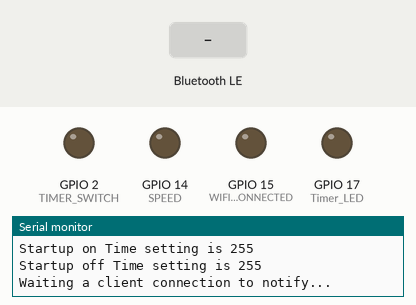
This sketch was run on a simulated ESP32. Parts: output pins drawn as LEDs (lit = HIGH), the last lines printed to the serial monitor. Inputs (shaded band) come from the test bench. EEPROM starts erased; nothing arrives over Bluetooth unless stated; a phone connects over Bluetooth LE 3 s after start.

Above: at 1.2 s.
1.3 s: Bluetooth LE write "1" received
At 4.0 s:
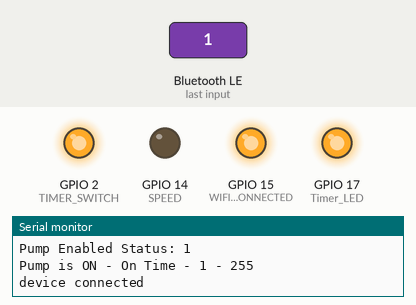
4.3 s: Bluetooth LE write "5" received
At 7.2 s:
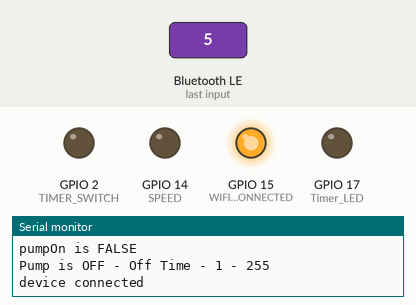
7.3 s: Bluetooth LE write "1" received
8.8 s: Bluetooth LE write "5" received
11.8 s: Bluetooth LE write "0" received
At 12.4 s:
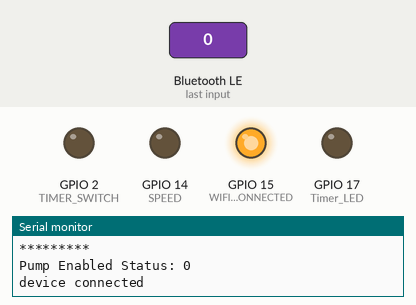
Timing chart, 0 to 14.3 s (numbered marks = the images above; inputs shaded):
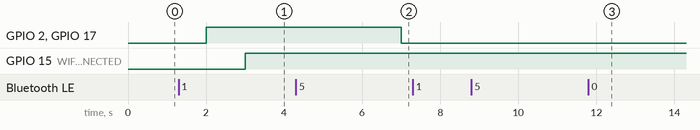

The sketch:

SeaArk_Livewell_Timer_v4.ino
```cpp
/*
    Video: https://www.youtube.com/watch?v=oCMOYS71NIU
    Based on Neil Kolban example for IDF: https://github.com/nkolban/esp32-snippets/blob/master/cpp_utils/tests/BLE%20Tests/SampleNotify.cpp
    Ported to Arduino ESP32 by Evandro Copercini
    updated by chegewara

   Create a BLE server that, once we receive a connection, will send periodic notifications.
   The service advertises itself as: 4fafc201-1fb5-459e-8fcc-c5c9c331914b
   And has a characteristic of: beb5483e-36e1-4688-b7f5-ea07361b26a8

   The design of creating the BLE server is:
   1. Create a BLE Server
   2. Create a BLE Service
   3. Create a BLE Characteristic on the Service
   4. Create a BLE Descriptor on the characteristic
   5. Start the service.
   6. Start advertising.

   A connect hander associated with the server starts a background task that performs notification
   every couple of seconds.
*/
#include <BLEDevice.h>
#include <BLEServer.h>
#include <BLEUtils.h>
//#include <BLE2902.h>
//#include <BLE2904.h>
#include <EEPROM.h>

BLEServer* pServer = NULL;
BLECharacteristic* pCharacteristicA = NULL;
BLECharacteristic* pCharacteristicB = NULL;
BLECharacteristic* pCharacteristicC = NULL;
BLECharacteristic* pCharacteristicD = NULL;

bool deviceConnected = false;
bool oldDeviceConnected = false;
uint32_t value = 0;
uint32_t onState = 1;

//These will need to be updated to the GPIO pins for each control circuit.
int POWER = 13; //13
int TIMER_SWITCH = 2;
//int WIFI_CONNECTION = 15; //15
int WIFI_CLIENT_CONNECTED = 15; //16
int Timer_LED = 17;  //17
int SPEED = 14;
int LEFT = 12;
int RIGHT = 13;
const int ANALOG_PIN = A0;

int onoff,powerOn,pumpEnabled = 0;

volatile byte switch_state = HIGH;
boolean pumpOn = false;
boolean timer_state = false;
boolean timer_started = false;
boolean wifi_state = false;
boolean wifi_client_conn = false;
boolean pumptimer = true;
int startup_state;

int time_on, time_off;

int characteristic_value;

int result;

//Timer variables
hw_timer_t * timer = NULL;

volatile int interruptCounter;
int totalInterruptCounter;
portMUX_TYPE timerMux = portMUX_INITIALIZER_UNLOCKED;

void IRAM_ATTR onTimer() {
  portENTER_CRITICAL_ISR(&timerMux);
  interruptCounter++;
  portEXIT_CRITICAL_ISR(&timerMux);

}
int time_on_value;  //number of ON minutes store in EEPROM
int time_off_value; //number of OFF minutes store in EEPROM
int ontime;   //On time setting from mobile web app
int offtime;  //Off time setting from mobile web app

// See the following for generating UUIDs:
// https://www.uuidgenerator.net/

#define SERVICE_UUID        "4fafc201-1fb5-459e-8fcc-c5c9c331914b"      //Livewell_Timer_Service_CBUUID
#define CHARACTERISTIC_A_UUID "beb5483e-36e1-4688-b7f5-ea07361b26a6"    //Livewell_OnOff_Switch_Characteristic_CBUUID
#define CHARACTERISTIC_B_UUID "beb5483e-36e1-4688-b7f6-ea07361b26b7"    //Livewell_OFFTIME_Characteristic_CBUUID
#define CHARACTERISTIC_C_UUID "beb5483e-36e1-4688-b7f7-ea07361b26c8"    //Livewell_ONTIME_Characteristic_CBUUIDD
#define CHARACTERISTIC_D_UUID "beb5483e-36e1-4688-b7f8-ea07361b26d9"    //Livewell_TIMER_Characteristic_CBUUID

class pumpEnableCallback: public BLECharacteristicCallbacks {
    void onWrite(BLECharacteristic *pCharacteristic) {
      std::string value = pCharacteristic->getValue();
      Serial.println("Characteristic Callback");
      if (value.length() > 0) {
        Serial.println("*********");
        Serial.print("Pump Enabled State: ");

        char Str[] = {value[0], value[1], value[2], value[3], value[4]};

        Serial.println(atoi(Str));
        pumpEnabled = atoi(Str);
        Serial.println();
        Serial.println("*********");

        if (pumpEnabled == 1)
                  {
                    startup_state = 1;
                    EEPROM.write(0,startup_state);
                    EEPROM.commit();
                    byte value = EEPROM.read(0);
                    Serial.println("Pump Enabled Status: " + String(value));
                    //timer_state = true;
                    pumpOn = true;
                    //digitalWrite(Timer_LED, HIGH);
                    //digitalWrite(TIMER_SWITCH, HIGH);
                  }
         if (pumpEnabled == 0)
                  {
                    startup_state = 0;
                    EEPROM.write(0,startup_state);
                    EEPROM.commit();
                    byte value = EEPROM.read(0);
                    Serial.println("Pump Enabled Status: " + String(value));
                    //timer_state = false;
                    //pumpOn = false;
                    //digitalWrite(Timer_LED, LOW);
                    //digitalWrite(TIMER_SWITCH, LOW);
                  }
      }
    };
};

class MyServerCallbacks: public BLEServerCallbacks {
    void onConnect(BLEServer* pServer) {
      deviceConnected = true;
    };

    void onDisconnect(BLEServer* pServer) {
      deviceConnected = false;
    }
};

class offTimeCallback: public BLECharacteristicCallbacks {
    void onWrite(BLECharacteristic *pCharacteristic) {
      std::string value = pCharacteristic->getValue();
      Serial.println("Characteristic Callback");
      if (value.length() > 0) {
        Serial.println("*********");
        Serial.print("Off Time New value: ");

        char Str[] = {value[0], value[1], value[2], value[3], value[4]};

        Serial.println(atoi(Str));
        time_off = atoi(Str);
        Serial.printf("Off Time = ");
        //offtime = time_off;
        Serial.println(time_off);
        EEPROM.write(2,time_off);
        EEPROM.commit();
        delay(500);
        byte value = EEPROM.read(2);
        Serial.println("Off Time stored in EEPROM " + String(value));
        Serial.println();
        Serial.println("*********");
      }
    };
};


class onTimeCallback: public BLECharacteristicCallbacks {
    void onWrite(BLECharacteristic *pCharacteristic) {
      std::string value = pCharacteristic->getValue();
      Serial.println("OT - Characteristic Callback");
      if (value.length() > 0) {
        Serial.println("*********");
        Serial.print("On Time New value: ");

        char Str[] = {value[0], value[1], value[2], value[3], value[4]};

        Serial.println(atoi(Str));
        time_on = atoi(Str);
        Serial.print("On Time = ");
        //ontime = time_on;
        Serial.println(time_on);
        EEPROM.write(1,time_on);
        EEPROM.commit();
        delay(500);
        byte value = EEPROM.read(2);
        Serial.println("On Time Stored in EEPROM " + String(value));
        Serial.println();
        Serial.println("*********");
      }
    };
};

class timerCallback: public BLECharacteristicCallbacks {
    void onWrite(BLECharacteristic *pCharacteristic) {
      std::string value = pCharacteristic->getValue();
      Serial.println("T - Characteristic Callback");
      if (value.length() > 0) {
        Serial.println("*********");
        Serial.print("On Time New value: ");

        char Str[] = {value[0], value[1], value[2], value[3], value[4]};

        Serial.println(atoi(Str));
        offtime = atoi(Str);
        Serial.println();
        Serial.println("*********");
     }
    };
};

void setup() {

  pinMode(POWER, OUTPUT);
  //pinMode(TIMER_SWITCH, OUTPUT);
  //pinMode(WIFI_CONNECTION, OUTPUT);
  pinMode(WIFI_CLIENT_CONNECTED, OUTPUT);
  pinMode(Timer_LED, OUTPUT);
  pinMode(SPEED, OUTPUT);

  digitalWrite(POWER, LOW);
  //digitalWrite(TIMER_SWITCH, LOW);
  //digitalWrite(WIFI_CONNECTION, HIGH);
  digitalWrite(WIFI_CLIENT_CONNECTED, LOW);
  digitalWrite(Timer_LED, LOW);
  digitalWrite(SPEED, LOW);

  Serial.begin(115200);

  Serial.println("Start up state of pump is OFF");
  timer_state = false;
  pumpOn = false;
  pinMode(TIMER_SWITCH, OUTPUT);
  digitalWrite(TIMER_SWITCH, LOW);
  digitalWrite(Timer_LED, LOW);

  EEPROM.begin(3); //Index of three for - On/Off state 1 or 0, OnTime value, OffTime value

  //Determine the value set for ON Time in EEPROM
  time_on_value = EEPROM.read(1);
  if (time_on_value > 0)
  {
    //ontime = ontime_value;
    time_on = time_on_value;
    Serial.println("Startup on Time setting is " + String(time_on));
  }

  //Determine the value set for OFF Time inEEPROM
  time_off_value = EEPROM.read(2);
  if (time_off_value > 0)
  {
    //offtime = offtime_value;
    time_off = time_off_value;
    Serial.println("Startup off Time setting is " + String(time_off));
  }

  //Setup timer interrupt
  timer = timerBegin(0, 80, true);
  timerAttachInterrupt(timer, &onTimer, true);
  timerAlarmWrite(timer, 1000000, true);
  timerAlarmEnable(timer);

  // Create the BLE Device
  BLEDevice::init("SArkT");

  // Create the BLE Server
  pServer = BLEDevice::createServer();
  pServer->setCallbacks(new MyServerCallbacks());

  // Create the BLE Service
  BLEService *pService = pServer->createService(SERVICE_UUID);

  // Create a BLE Characteristic A
  pCharacteristicA = pService->createCharacteristic(
                      CHARACTERISTIC_A_UUID,
                      BLECharacteristic::PROPERTY_READ   |
                      BLECharacteristic::PROPERTY_WRITE_NR |
                      BLECharacteristic::PROPERTY_NOTIFY |
                      BLECharacteristic::PROPERTY_INDICATE
                    );

// Create a BLE Characteristic B
  pCharacteristicB = pService->createCharacteristic(
                      CHARACTERISTIC_B_UUID,
                      BLECharacteristic::PROPERTY_READ   |
                      BLECharacteristic::PROPERTY_WRITE_NR  |
                      BLECharacteristic::PROPERTY_NOTIFY |
                      BLECharacteristic::PROPERTY_INDICATE
                    );

// Create a BLE Characteristic C
  pCharacteristicC = pService->createCharacteristic(
                      CHARACTERISTIC_C_UUID,
                      BLECharacteristic::PROPERTY_READ   |
                      BLECharacteristic::PROPERTY_WRITE_NR  |
                      BLECharacteristic::PROPERTY_NOTIFY |
                      BLECharacteristic::PROPERTY_INDICATE
                    );

// Create a BLE Characteristic D
  pCharacteristicD = pService->createCharacteristic(
                      CHARACTERISTIC_D_UUID,
                      BLECharacteristic::PROPERTY_READ   |
                      BLECharacteristic::PROPERTY_WRITE_NR  |
                      BLECharacteristic::PROPERTY_NOTIFY |
                      BLECharacteristic::PROPERTY_INDICATE
                    );

  // https://www.bluetooth.com/specifications/gatt/viewer?attributeXmlFile=org.bluetooth.descriptor.gatt.client_characteristic_configuration.xml
  // Create a BLE Descriptor
  //pCharacteristicA->addDescriptor(new BLE2902());
  //pCharacteristicB->addDescriptor(new BLE2904());

  pCharacteristicA->setCallbacks(new pumpEnableCallback());
  pCharacteristicB->setCallbacks(new offTimeCallback());
  pCharacteristicC->setCallbacks(new onTimeCallback());
  pCharacteristicD->setCallbacks(new timerCallback());

  pService->start();

  // Start advertising
  BLEAdvertising *pAdvertising = BLEDevice::getAdvertising();
  pAdvertising->addServiceUUID(SERVICE_UUID);
  pAdvertising->setScanResponse(false);
  pAdvertising->setMinPreferred(0x0);  // set value to 0x00 to not advertise this parameter
  BLEDevice::startAdvertising();
  Serial.println("Waiting a client connection to notify...");
}

void loop() {
    // notify changed value
   if (deviceConnected) {
        Serial.println("device connected");
        //value++;
        digitalWrite(WIFI_CLIENT_CONNECTED, HIGH);
        delay(1000); // bluetooth stack will go into congestion, if too many packets are sent, in 6 hours test i was able to go as low as 3ms
        //pCharacteristicB->setValue((uint8_t*)&onState, 4);
        //pCharacteristicB->notify();
        pCharacteristicA->setValue((uint8_t*)&pumpEnabled, 4);
        pCharacteristicA->notify();
    }
    // disconnecting
    if (!deviceConnected && oldDeviceConnected) {
        delay(500); // give the bluetooth stack the chance to get things ready
        digitalWrite(WIFI_CLIENT_CONNECTED, LOW);
        pServer->startAdvertising(); // restart advertising
        Serial.println("start advertising");
        oldDeviceConnected = deviceConnected;
    }
    // connecting
    if (deviceConnected && !oldDeviceConnected) {
        // do stuff here on connecting
        Serial.println(" Device is connecting");
        oldDeviceConnected = deviceConnected;
    }

    if (interruptCounter > 0) {

      portENTER_CRITICAL(&timerMux);
      interruptCounter--;
      portEXIT_CRITICAL(&timerMux);

      if (pumpEnabled == 1){
          pumpOn = true;
        } else {
          totalInterruptCounter = 0;
          pumpOn = false;
        }

    if (pumpOn == true) {
     if (pumptimer == true){
        Serial.print("Pump is ON -");
        digitalWrite(Timer_LED, HIGH);
        digitalWrite(TIMER_SWITCH, HIGH);
        ontime++;
        pCharacteristicD->setValue((uint8_t*)&ontime, 4);
        pCharacteristicD->notify();
        Serial.print(" On Time - ");
        Serial.print(ontime);
        Serial.print(" - ");
        Serial.println(time_on);
          if (ontime == time_on) {
            Serial.println("pumpOn is FALSE");
            pumptimer = false;
            ontime = 0;
          }
        }
      if (pumptimer == false) {
        digitalWrite(Timer_LED, LOW);
        digitalWrite(TIMER_SWITCH, LOW);
        Serial.print("Pump is OFF -");
        offtime++;
        pCharacteristicD->setValue((uint8_t*)&offtime, 4);
        pCharacteristicD->notify();
        Serial.print(" Off Time - ");
        Serial.print(offtime);
        Serial.print(" - ");
        Serial.println(time_off);
        if (offtime == time_off) {
          Serial.println("pumpOn is TRUE");
          pumptimer = true;
          offtime = 0;
        }
      }
      totalInterruptCounter++;
    }
  }
}
```

Measured:
- after the input at 1.3 s, GPIO 2 (TIMER_SWITCH), GPIO 17 (Timer_LED): LOW → HIGH after 0.70 s
- after the input at 4.3 s, GPIO 2 (TIMER_SWITCH), GPIO 17 (Timer_LED): HIGH → LOW after 2.7 s
- after the input at 11.8 s, GPIO 2 (TIMER_SWITCH), GPIO 17 (Timer_LED): stays LOW (without the input it goes to HIGH after 0.52 s)
